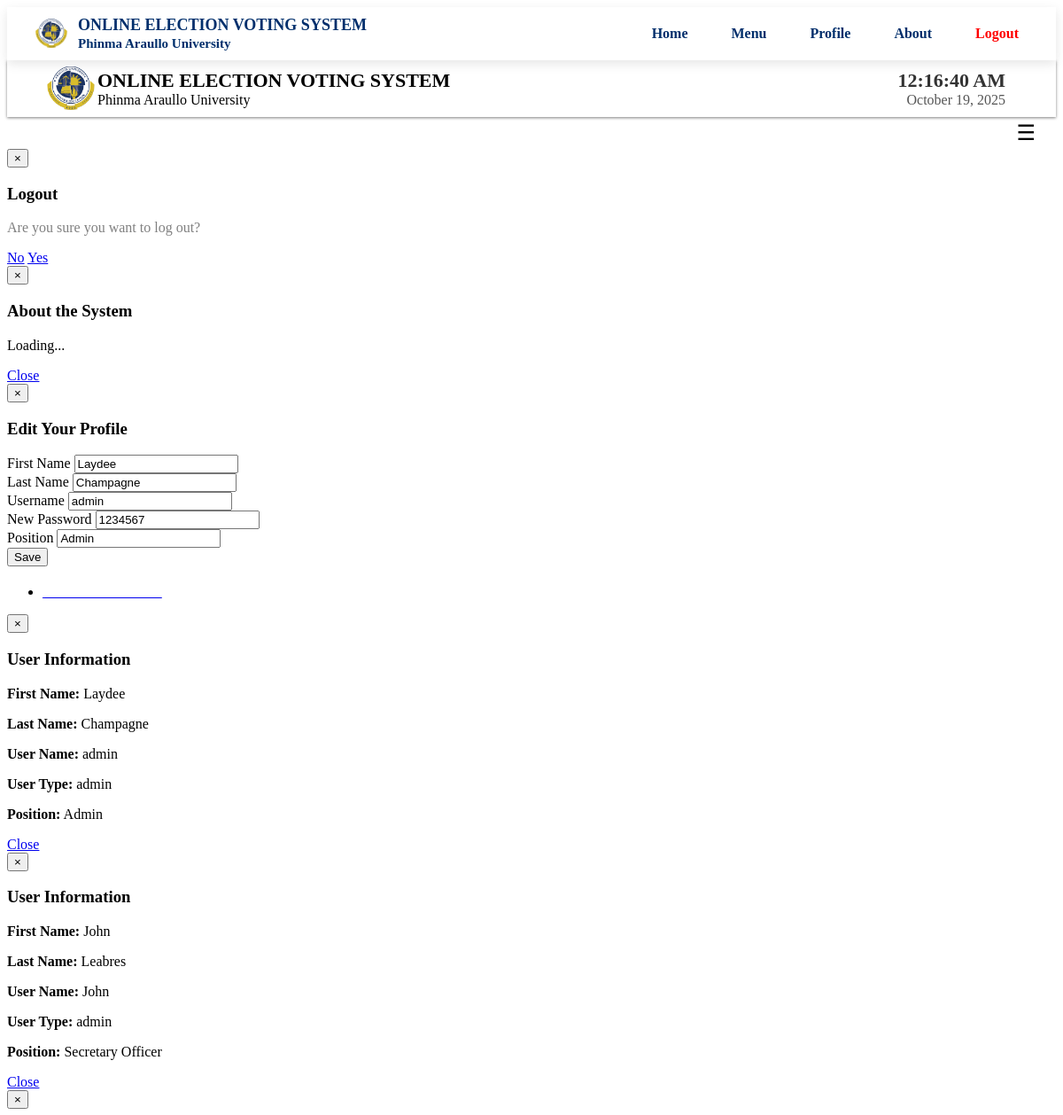
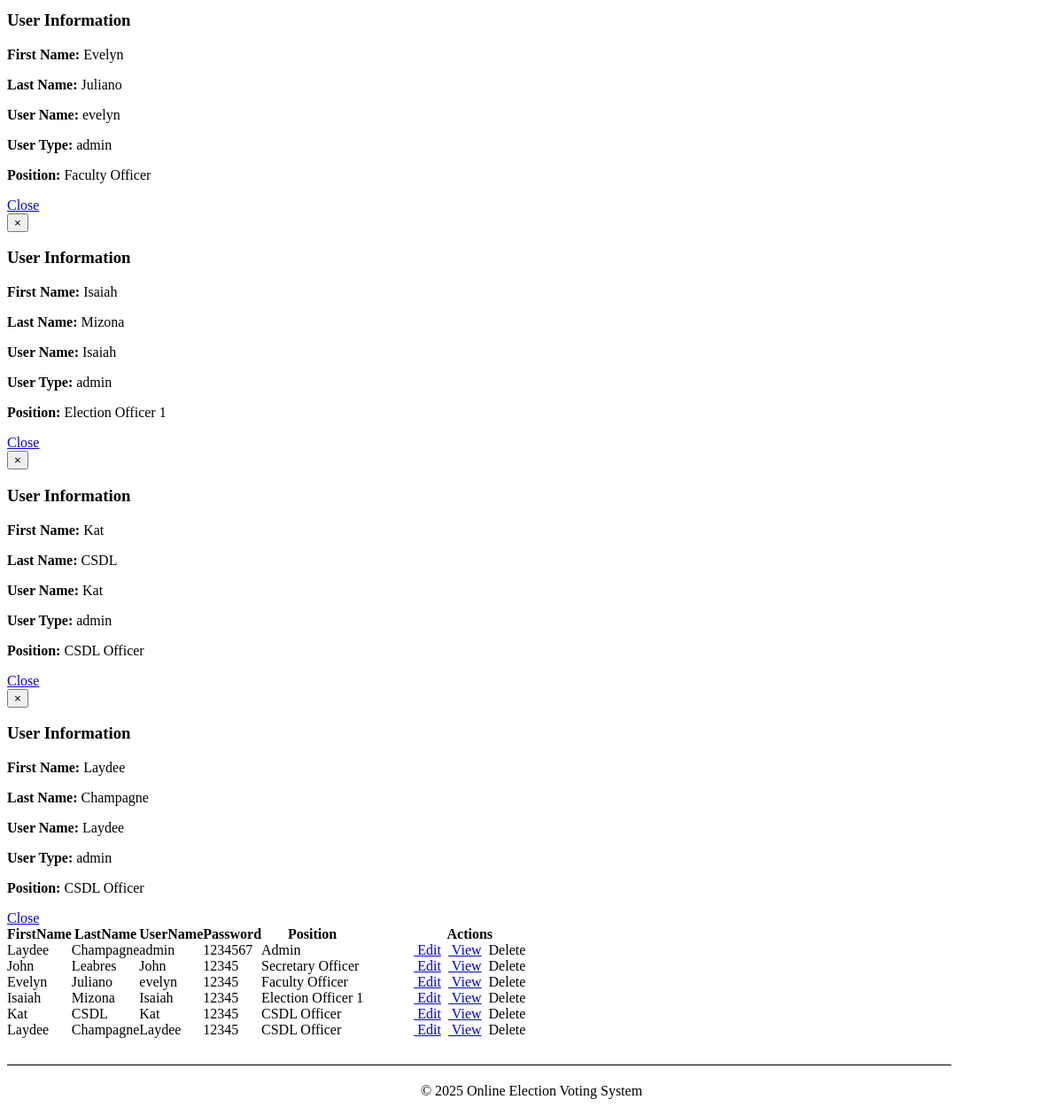
Screenshot of /admin/election_officer_list.php (signed in) with the database file from the repository (2 pictures, top to bottom).
### tables this page shows
CREATE TABLE `users` (
  `User_id` int(11) NOT NULL,
  `FirstName` varchar(100) NOT NULL,
  `LastName` varchar(100) NOT NULL,
  `UserName` varchar(100) NOT NULL,
  `Password` varchar(100) NOT NULL,
  `User_Type` varchar(50) NOT NULL,
  `Position` varchar(100) NOT NULL
);

### admin/session.php (called while the page is built, shortened)
<?php
$id_session=$_SESSION['id'];
?>

### admin/election_officer_list.php (the view, shortened to what this page needs)
<?php
include('session.php');
include('header.php');
include('dbcon.php');
?>
</head>
<body>
<?php include('nav_top.php'); ?>
<div class="wrapper">
<div class="home_body">
<?php include('menusidebar.php'); ?>
<section style="margin-top: 20px;">
<section>
	<div id="element" class="hero-body">
	<div class="pagination">
        <ul>
         <li><a href="new_officer.php"><font color="white"><i class="icon-plus icon-large"></i>Add Election Officer</font></a></li>
</ul>
        </div>
	<table class="users-table">
<div class="demo_jui">
    <table cellpadding="0" cellspacing="0" border="0" class="display jtable" id="log">
        <thead>
            <tr>
                <th>FirstName</th>
                <th>LastName</th>
                <th>UserName</th>
                <th>Password</th>
                <th>Position</th>
                <th>Actions</th>
            </tr>
        </thead>
        <tbody>
            <?php
            $user_query = mysqli_query($conn, "SELECT * FROM users");
            while ($user = mysqli_fetch_array($user_query)) {
                $id = $user['User_id'];
            ?>
                <tr class="del<?php echo $id; ?>">
                    <td><?php echo htmlspecialchars($user['FirstName']); ?></td>
                    <td><?php echo htmlspecialchars($user['LastName']); ?></td>
                    <td><?php echo htmlspecialchars($user['UserName']); ?></td>
                    <td><?php echo htmlspecialchars($user['Password']); ?></td>
                    <td><?php echo htmlspecialchars($user['Position']); ?></td>
                    <td align="center" width="240">
                        <a class="btn btn" href="edit_officer.php?id=<?php echo $id; ?>"><i class="icon-edit icon-large"></i>&nbsp;Edit</a>&nbsp;
                        <a class="btn btn-info" data-toggle="modal" href="#modal<?php echo $id; ?>"><i class="icon-list icon-large"></i>&nbsp;View</a>
                        <a class="btn btn-danger1 btn-delete-officer" data-id="<?php echo $id; ?>"><i class="icon-trash icon-large"></i>&nbsp;Delete</a>
                    </td>
                </tr>
                <div class="modal hide fade" id="modal<?php echo $id; ?>">
                    <div class="modal-header">
                        <button type="button" class="close" data-dismiss="modal">&times;</button>
                        <h3>User Information</h3>
                    </div>
                    <div class="modal-body" style="background-color: #fff; color: 000;">
                        <p><strong>First Name:</strong> <?php echo htmlspecialchars($user['FirstName']); ?></p>
                        <p><strong>Last Name:</strong> <?php echo htmlspecialchars($user['LastName']); ?></p>
                        <p><strong>User Name:</strong> <?php echo htmlspecialchars($user['UserName']); ?></p>
                        <p><strong>User Type:</strong> <?php echo htmlspecialchars($user['User_Type']); ?></p>
                        <p><strong>Position:</strong> <?php echo htmlspecialchars($user['Position']); ?></p>
                    </div>
                    <div class="modal-footer">
                        <a href="#" class="btn" data-dismiss="modal">Close</a>
                    </div>
                </div>
            <?php
            }
            ?>
        </tbody>
    </table>
</div>
<?php include('footer.php')?>
</div>
</body>
</html>

### admin/menusidebar.php (shortened to what this page needs)
<div class="navbar2">
  <div class="navbar-inner">
    <div class="container">
      <button class="hamburger pull-right" onclick="toggleSidebar()">&#9776;</button>
    </div>
  </div>
</div>
<div class="modal hide fade" id="logoutModal">
  <div class="modal-header">
    <button type="button" class="close" data-dismiss="modal">×</button>
    <h3>Logout</h3>
  </div>
  <div class="modal-body">
    <p style="color: gray;">Are you sure you want to log out?</p>
  </div>
  <div class="modal-footer">
    <a href="#" class="btn" data-dismiss="modal">No</a>
    <a href="logout.php" class="btn btn-primary">Yes</a>
  </div>
</div>
<div class="modal hide fade" id="aboutModal">
  <div class="modal-header">
    <button type="button" class="close" data-dismiss="modal">×</button>
    <h3>About the System</h3>
  </div>
  <div class="modal-body" id="aboutContent">
    <p>Loading...</p>
  </div>
  <div class="modal-footer">
    <a href="#" class="btn" data-dismiss="modal">Close</a>
  </div>
</div>
<div class="modal hide fade" id="profileModal" tabindex="-1" role="dialog">
  <div class="modal-dialog" style="max-width: 600px;">
    <div class="modal-content hero-profile">
      <div class="modal-header">
        <button type="button" class="close" data-dismiss="modal">×</button>
        <h3>Edit Your Profile</h3>
      </div>
      <div class="modal-body">
        <?php
        $query = mysqli_query($conn, "SELECT * FROM users WHERE User_id = '$id_session'");
        $row = mysqli_fetch_assoc($query);
        ?>
        <form method="post">
          <div class="form-group">
            <label>First Name</label>
            <input type="text" name="firstname" value="<?php echo $row['FirstName']; ?>" class="form-control" required>
          </div>
          <div class="form-group">
            <label>Last Name</label>
            <input type="text" name="lastname" value="<?php echo $row['LastName']; ?>" class="form-control" required>
          </div>
          <div class="form-group">
            <label>Username</label>
            <input type="text" name="username" value="<?php echo $row['UserName']; ?>" class="form-control" required>
          </div>
          <div class="form-group">
            <label>New Password</label>
            <input type="text" name="password" value="<?php echo $row['Password']; ?>" class="form-control" required>
          </div>
          <div class="form-group">
            <label>Position</label>
            <input type="text" value="<?php echo $row['Position']; ?>" class="form-control" readonly>
          </div>
          <input type="submit" name="save" value="Save" class="btn btn-primary">
        </form>
      </div>
    </div>
  </div>
</div>

### admin/menusidebar.php (style rules this page uses)
.navbar2 { width: 100%; max-width: 100%; box-sizing: border-box; overflow-x: visible; padding: 0; }
.navbar-inner { width: 100%; max-width: 100%; box-sizing: border-box; }
.navbar2 .container { width: 100% !important; max-width: 100%; box-sizing: border-box; display: flex; flex-wrap: wrap; justify-content: space-between; align-items: center; overflow-x: visible; padding: 0 15px; }
.hamburger { font-size: 24px; background: transparent; border: none; color: #000; cursor: pointer; padding: 4px 8px; margin-left: auto; }

### rows the page displays
users: firstname "Laydee", lastname "Champagne", username "admin", password "1234567", Position "Admin", FirstName "Laydee", LastName "Champagne", UserName "admin", Password "1234567", User_Type "admin"
users: FirstName "John", LastName "Leabres", UserName "John", Password "12345", Position "Secretary Officer", User_Type "admin"
users: FirstName "Evelyn", LastName "Juliano", UserName "evelyn", Password "12345", Position "Faculty Officer", User_Type "admin"
users: FirstName "Isaiah", LastName "Mizona", UserName "Isaiah", Password "12345", Position "Election Officer 1", User_Type "admin"
users: FirstName "Kat", LastName "CSDL", UserName "Kat", Password "12345", Position "CSDL Officer", User_Type "admin"
users: FirstName "Laydee", LastName "Champagne", UserName "Laydee", Password "12345", Position "CSDL Officer", User_Type "admin"
